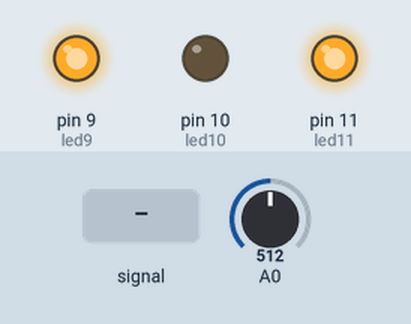
The sketch below on a simulated Arduino Uno, built with avr-gcc and run on an emulated ATmega328P. Shown: output pins drawn as LEDs (lit = HIGH). Inputs (shaded band) come from the test bench; at power-on: A0 = 512. What the sketch prints to the serial monitor is not drawn.

Above: at 1.2 s.
1.3 s: A0 fed a 200 Hz sine of ±81 counts around its level
At 2.5 s:
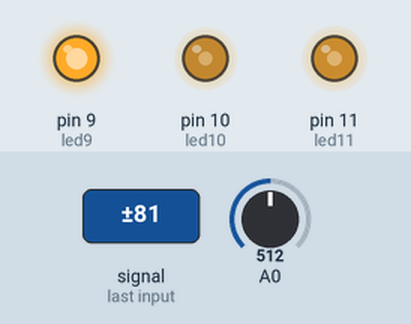
2.8 s: A0 set to 390
At 3.3 s:
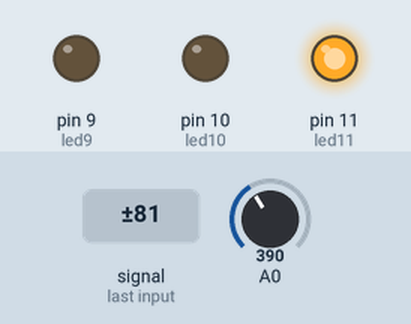
4.3 s: A0 set to 411
At 5.4 s:
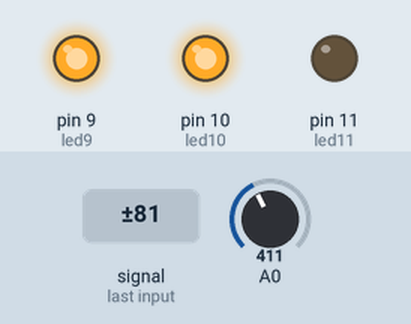
5.8 s: A0 set to 290
At 6.6 s:
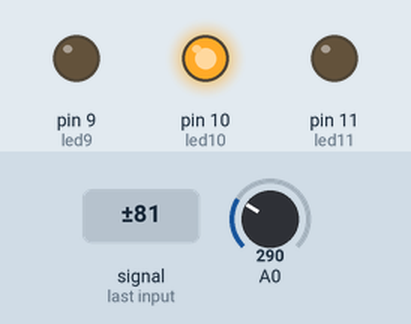
7.3 s: A0 set to 190
At 7.7 s:
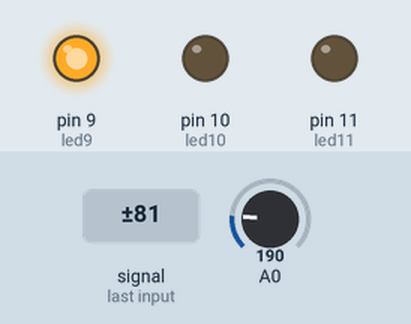
8.8 s: A0 set to 210
At 10.0 s:
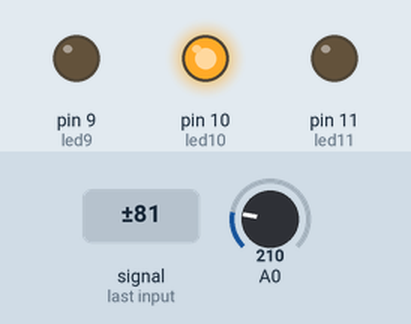
Timing chart, 0 to 11.3 s (numbered marks = the images above; inputs shaded):
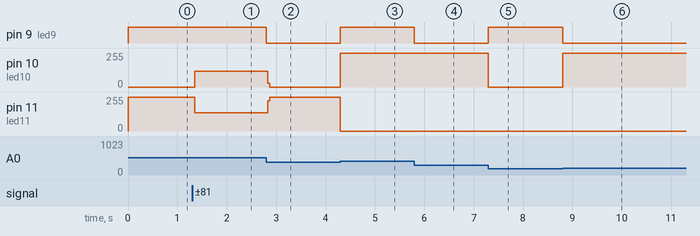

Measured:
- the behaviour switches between 400 and 401 on A0 (found by bisection; images 2 and 3)
- after the input at 1.3 s, pin 10 (led10): 0/255 → 119/255 after 0.05 s; pin 11 (led11): 255/255 → 136/255 after 0.05 s
- after the input at 2.8 s, pin 9 (led9): HIGH → LOW at once; pin 10 (led10): 119/255 → 0/255 at once; pin 11 (led11): 136/255 → 255/255 at once
- after the input at 4.3 s, pin 9 (led9): LOW → HIGH at once; pin 10 (led10): 0/255 → 255/255 at once; pin 11 (led11): 255/255 → 0/255 at once
- after the input at 5.8 s, pin 9 (led9): HIGH → LOW at once
- after the input at 7.3 s, pin 9 (led9): LOW → HIGH at once; pin 10 (led10): 255/255 → 0/255 at once
- after the input at 8.8 s, pin 9 (led9): HIGH → LOW at once; pin 10 (led10): 0/255 → 255/255 at once

The sketch:

ex25.ino
```cpp
//23
int led9 = 9; //blue
int led10 =10; //green
int led11 =11; //red

void setup() {
  Serial.begin(115200);
  pinMode(led9, OUTPUT);
  pinMode(led10, OUTPUT);
  pinMode(led11, OUTPUT);
}

void loop() {
  int Temp = analogRead(A0);
  Serial.println(Temp);
  if (Temp>700) {
    digitalWrite(led9, HIGH); //white
    digitalWrite(led10, HIGH);
    digitalWrite(led11, HIGH);
  }
  else if (Temp>600) {
    digitalWrite(led9, LOW);
    digitalWrite(led10, HIGH); //yellow
    digitalWrite(led11, HIGH);
  }
  else if (Temp>500) {
    digitalWrite(led9, HIGH); //purple

    digitalWrite(led10, LOW);
    digitalWrite(led11, HIGH);
  }
  else if (Temp>400) {
    digitalWrite(led9, HIGH); //ฟ้า
    digitalWrite(led10, HIGH);
    digitalWrite(led11, LOW);
  }
  else if (Temp>300) {
    digitalWrite(led9, LOW);
    digitalWrite(led10, LOW);
    digitalWrite(led11, HIGH); //red
  }
  else if (Temp>200) {
    digitalWrite(led9, LOW);
    digitalWrite(led10, HIGH); //green
    digitalWrite(led11, LOW);
  }
  else {
    digitalWrite(led9, HIGH); //blue
    digitalWrite(led10, LOW);
    digitalWrite(led11, LOW);
  }
}
```
